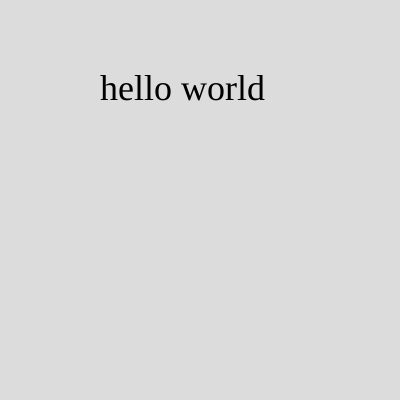
Frame 1 (no input)
Frame 60 (no input): identical to frame 1, image omitted
Frame 120 (the mouse pressed at the canvas centre since frame 60): identical to frame 1, image omitted

The p5.js sketch that drew this single still picture (run headless with seeded random() and noise() and a simulated clock; from frame 60 on, the mouse is pressed at the canvas centre):

// p5.js sketch
// ── sketch.js
function setup() {
  // put setup code here
  createCanvas(400,400);
}

function draw() {
  // put drawing code here
  background(220);
  textFont('Georgia', 36);
  text('hello world', 100, 100);
}
